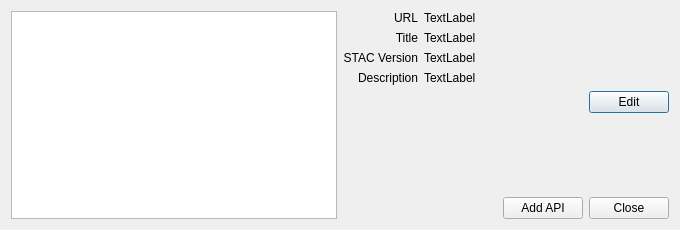
<?xml version="1.0" encoding="UTF-8"?>
<ui version="4.0">
 <class>STACBrowserDialogBase</class>
 <widget class="QDialog" name="STACBrowserDialogBase">
  <property name="geometry">
   <rect>
    <x>0</x>
    <y>0</y>
    <width>680</width>
    <height>230</height>
   </rect>
  </property>
  <property name="windowTitle">
   <string>STAC Browser</string>
  </property>
  <layout class="QGridLayout" name="gridLayout">
   <item row="1" column="0">
    <layout class="QHBoxLayout" name="horizontalLayout">
     <item>
      <widget class="QListWidget" name="list">
       <property name="minimumSize">
        <size>
         <width>0</width>
         <height>0</height>
        </size>
       </property>
      </widget>
     </item>
     <item>
      <layout class="QVBoxLayout" name="verticalLayout">
       <property name="sizeConstraint">
        <enum>QLayout::SetMaximumSize</enum>
       </property>
       <item>
        <layout class="QFormLayout" name="apiFormLayout">
         <property name="labelAlignment">
          <set>Qt::AlignRight|Qt::AlignTrailing|Qt::AlignVCenter</set>
         </property>
         <item row="0" column="0">
          <widget class="QLabel" name="apiUrlLabel">
           <property name="text">
            <string>URL</string>
           </property>
           <property name="alignment">
            <set>Qt::AlignRight|Qt::AlignTop|Qt::AlignTrailing</set>
           </property>
          </widget>
         </item>
         <item row="1" column="0">
          <widget class="QLabel" name="apiTitleLabel">
           <property name="text">
            <string>Title</string>
           </property>
           <property name="alignment">
            <set>Qt::AlignRight|Qt::AlignTop|Qt::AlignTrailing</set>
           </property>
          </widget>
         </item>
         <item row="3" column="0">
          <widget class="QLabel" name="apiDescriptionLabel">
           <property name="text">
            <string>Description</string>
           </property>
           <property name="alignment">
            <set>Qt::AlignRight|Qt::AlignTop|Qt::AlignTrailing</set>
           </property>
          </widget>
         </item>
         <item row="2" column="0">
          <widget class="QLabel" name="apiVersionLabel">
           <property name="text">
            <string>STAC Version</string>
           </property>
           <property name="alignment">
            <set>Qt::AlignRight|Qt::AlignTop|Qt::AlignTrailing</set>
           </property>
          </widget>
         </item>
         <item row="0" column="1">
          <widget class="QLabel" name="apiUrlValue">
           <property name="text">
            <string>TextLabel</string>
           </property>
           <property name="alignment">
            <set>Qt::AlignLeading|Qt::AlignLeft|Qt::AlignTop</set>
           </property>
          </widget>
         </item>
         <item row="1" column="1">
          <widget class="QLabel" name="apiTitleValue">
           <property name="text">
            <string>TextLabel</string>
           </property>
           <property name="alignment">
            <set>Qt::AlignLeading|Qt::AlignLeft|Qt::AlignTop</set>
           </property>
          </widget>
         </item>
         <item row="2" column="1">
          <widget class="QLabel" name="apiVersionValue">
           <property name="text">
            <string>TextLabel</string>
           </property>
           <property name="alignment">
            <set>Qt::AlignLeading|Qt::AlignLeft|Qt::AlignTop</set>
           </property>
          </widget>
         </item>
         <item row="3" column="1">
          <widget class="QLabel" name="apiDescriptionValue">
           <property name="maximumSize">
            <size>
             <width>250</width>
             <height>16777215</height>
            </size>
           </property>
           <property name="text">
            <string>TextLabel</string>
           </property>
           <property name="alignment">
            <set>Qt::AlignLeading|Qt::AlignLeft|Qt::AlignTop</set>
           </property>
           <property name="wordWrap">
            <bool>true</bool>
           </property>
          </widget>
         </item>
        </layout>
       </item>
       <item>
        <layout class="QHBoxLayout" name="apiButtonLayout">
         <item>
          <spacer name="horizontalSpacer_2">
           <property name="orientation">
            <enum>Qt::Horizontal</enum>
           </property>
           <property name="sizeHint" stdset="0">
            <size>
             <width>40</width>
             <height>20</height>
            </size>
           </property>
          </spacer>
         </item>
         <item>
          <widget class="QPushButton" name="apiEditButton">
           <property name="text">
            <string>Edit</string>
           </property>
          </widget>
         </item>
        </layout>
       </item>
       <item>
        <spacer name="verticalSpacer">
         <property name="orientation">
          <enum>Qt::Vertical</enum>
         </property>
         <property name="sizeHint" stdset="0">
          <size>
           <width>20</width>
           <height>40</height>
          </size>
         </property>
        </spacer>
       </item>
       <item>
        <layout class="QHBoxLayout" name="horizontalLayout_2">
         <item>
          <spacer name="horizontalSpacer">
           <property name="orientation">
            <enum>Qt::Horizontal</enum>
           </property>
           <property name="sizeHint" stdset="0">
            <size>
             <width>40</width>
             <height>20</height>
            </size>
           </property>
          </spacer>
         </item>
         <item>
          <widget class="QPushButton" name="apiAddButton">
           <property name="text">
            <string>Add API</string>
           </property>
          </widget>
         </item>
         <item>
          <widget class="QPushButton" name="closeButton">
           <property name="text">
            <string>Close</string>
           </property>
          </widget>
         </item>
        </layout>
       </item>
      </layout>
     </item>
    </layout>
   </item>
  </layout>
 </widget>
 <resources/>
 <connections/>
</ui>
